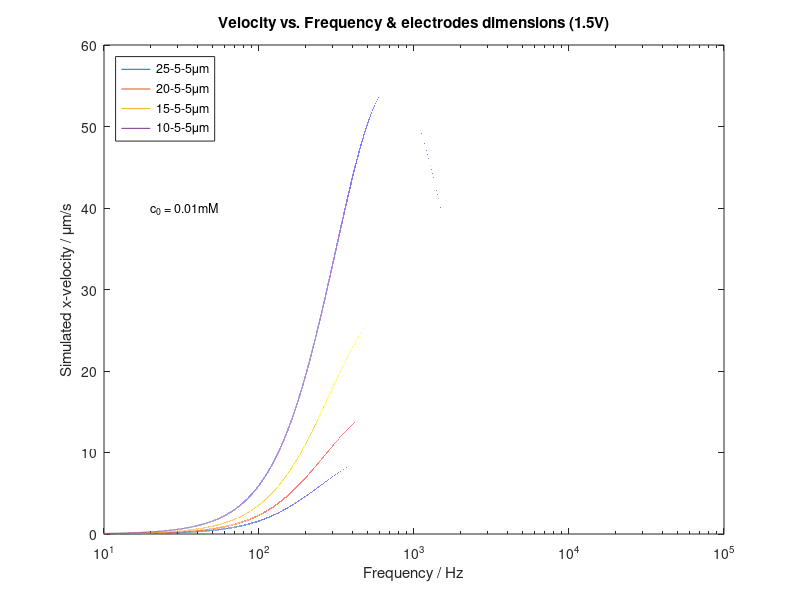

Write MATLAB code to recreate this figure.
%%% physical constants %%%
pi = pi();
eps0 = 8.85e-12; %vacuum permittivity
epsr = 80; %relative permittivity (water @ 20 degree)
eta = 1.003e-3; %viscosity
sigma = 2.5e-6/1e-2; %conductivity S/m
T = 293; %absolute temperature
kBoltzmann = 1.38e-23; %Boltzmann constant
e = 1.6e-19; %electron charge
Na = 6.022e23; %Avogadro number
Z = 1; % ion valence, assuming we have K+ and Cl- ions
c0 =0.01e-3*1000; % concentration mol/m3 ;

%%% design parameters %%%
%%% test 2 %%%
L = [25e-6,20e-6,15e-6,10e-6];  % large electrode length
S = [5e-6,5e-6,5e-6,5e-6]; % small electrode length
G = [5e-6,5e-6,5e-6,5e-6]; % inter electrode gap

h = 50e-6; % channel height
ltot = 3e-2; % channel length
Psi0 =1.5; % potential amplitute
for i = 1:4
    lpair = 2*(L(i)+G(i)+S(i)); %spatial period of the array
    larray = 100*100e-6; %length of the electrode array
    lel = L(i)*larray/lpair; % only the L electrode generates forward velocity
    gamma = lel/ltot; % ratio electrode along the channel to channel length
    sidesElectr = 1; % sides with electrodes
    beta = sidesElectr/4; % factor for average velocity above electrodes
    %%% derived parameters %%%
    k = L(i)/S(i);
    xmax = (G(i)+L(i)+S(i)) /( sqrt(k) + 1/sqrt(k)); 
    %normalised electrode end coordinate.
    xmin = G(i) /( sqrt(k) + 1/sqrt(k)); %normalised electrode start coordinate
    
    %Debye length
    lambdaD = sqrt( eps0*epsr*kBoltzmann*T / (2*c0*(Z^2)*(e^2)*Na) );
    %ionic strength: 1/2*(c0*1*(1^2) + c0*1*(1^2))
    %%% Equation parameters
    vL0 = eps0*epsr / (2*eta*sqrt(k)*(1+k)^2); % maximum velocity
    omega0 = 2*lambdaD*sigma / (eps0*epsr*pi); % optimal angular freq.
    %%% computations (as a function of frequency) %%%
    f = 0:0.01:100000; % frequency
    o = 2*pi*f; % angular frequency
    K1 = Psi0.^2 * vL0 / (2 * (xmax-xmin));
    K2 = ((o*sqrt(xmin*xmax)/omega0).^2) * (xmax/xmin-xmin/xmax);
    k1 = (sqrt(xmin*xmax)/omega0)^2;
    k2 = (sqrt(xmin*xmax)/omega0)^2;
    K3 = (k1.*o.^2+xmin/xmax) .* (k2.*o.^2+xmax/xmin);
    vLave = K1 .* K2 ./ K3; % average velocity on electrode surface
    semilogx(f,(vLave*beta*gamma)/10^(-6)) % plot max velocity of Poiseuille flow
    hold on;
end

%%% coments for dimension & frequency %%%
    % test 2
title('Velocity vs. Frequency & electrodes dimensions (1.5V)')
legend({'25-5-5\mum','20-5-5\mum','15-5-5\mum','10-5-5\mum'},'Location','northwest')
text(20,40,'c_0 = 0.01mM','FontSize',9);
xlim([10 100000])
xlabel('Frequency / Hz')
ylabel('Simulated x-velocity / \mum/s')
